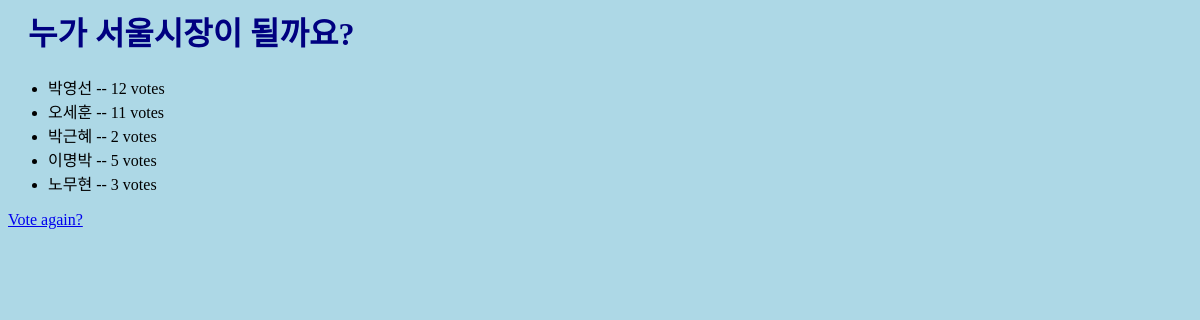
The app's page /polls/1/results/, older data.
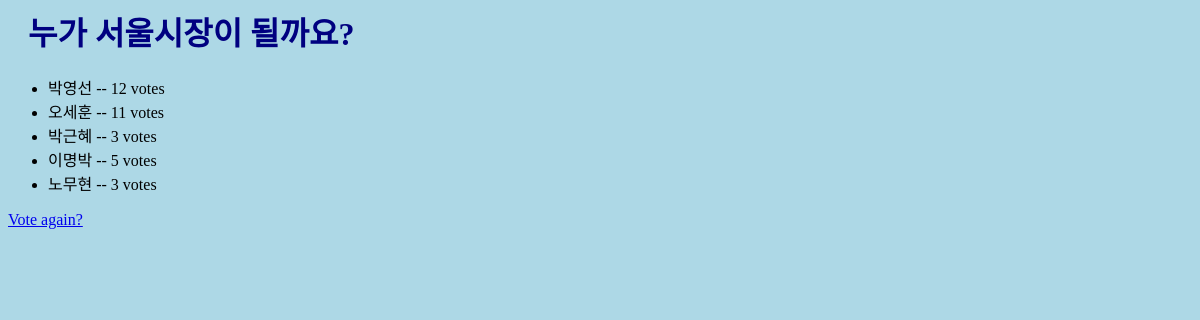
The same page, newer data.
### polls/models.py (models this page shows, shortened)
class Choice(models.Model):
    question = models.ForeignKey(Question, on_delete=models.CASCADE)
    choice_text = models.CharField(max_length=200)
    votes = models.IntegerField(default=0)

### polls/views.py (the view)
# urls.py: path('<int:pk>/results/', views.ResultsView.as_view(), name='results'),
class ResultsView(generic.DetailView):
    model = Question
    template_name = 'polls/results.html'

### polls/templates/polls/results.html
{% load static %}
<link rel="stylesheet" type="text/css" href="{% static 'polls/style.css' %}">
<h1>{{ question.question_text }}</h1>
<ul>
{% for choice in question.choice_set.all %}
    <li>{{ choice.choice_text }} -- {{ choice.votes }} vote{{ choice.votes|pluralize }}</li>
{% endfor %}
</ul>
<a href="{% url 'polls:detail' question.id %}">Vote again?</a>

Row changes from the older to the newer data that the page shows:
changed Choice "박근혜": votes "2" → "3"
